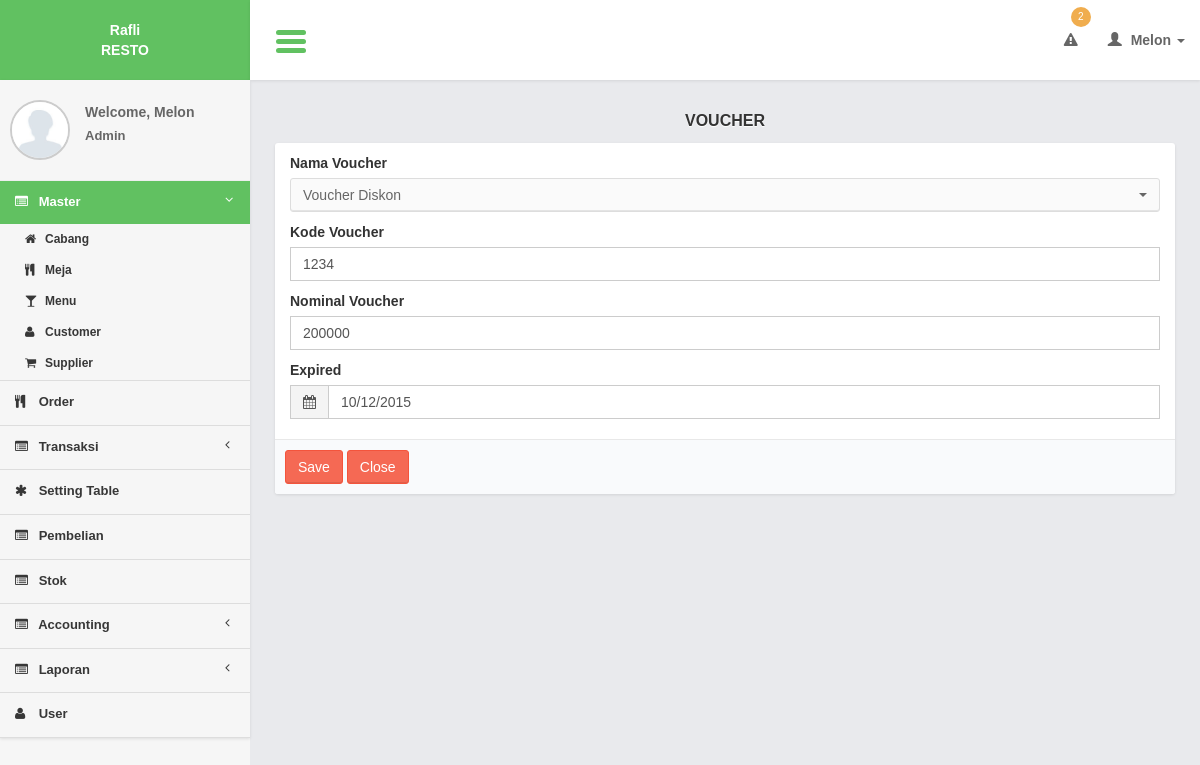
The page /controllers/voucher.php?page=form&id=2 (signed in) on the database its author committed.
### tables this page shows
CREATE TABLE `voucher_types` (
  `voucher_type_id` int(11) NOT NULL,
  `voucher_type_name` varchar(100) NOT NULL
);

CREATE TABLE `vouchers` (
  `voucher_id` int(11) NOT NULL,
  `voucher_code` varchar(100) NOT NULL,
  `voucher_type_id` int(11) NOT NULL,
  `voucher_value` int(11) NOT NULL,
  `voucher_date` date NOT NULL,
  `voucher_active_status` int(11) NOT NULL
);

### models/voucher_model.php (called while the page is built, shortened)
<?php
function read_id($id){
	$query = mysql_query("select *
			from vouchers
			where voucher_id = '$id'");
	$result = mysql_fetch_object($query);
	return $result;
}
?>

### lib/function.php (called while the page is built, shortened)
<?php
function get_header($title = ""){
	include '../views/layout/header.php';
}
function get_footer($query_find = 0){
	include '../views/layout/footer.php';
}
function format_date($date){
	if($date == "0000-00-00"){
		return "-";
	}else{
		$date = explode("-", $date);
		$new_date = $date[2]."/".$date[1]."/".$date[0];
		return $new_date;
	}
}
	?>

### views/voucher/form.php (the view, shortened to what this page needs)
<section class="content">
    <div class="row">
        <div class="col-md-12">
          <div class="title_page"> <?= $title ?></div>
             <form action="<?= $action?>" method="post" enctype="multipart/form-data" role="form">
            <div class="box box-cokelat">
                <div class="box-body">
                        <div class="col-md-12">
                        <div class="form-group">
                            <label>Nama Voucher</label>
                           <?php
       $q_bank = mysql_query("select * from voucher_types order by voucher_type_id");
                           while($r_bank = mysql_fetch_array($q_bank)){
                            ?>
                             <option value="<?= $r_bank['voucher_type_id'] ?>" <?php if($row->voucher_type_id == $r_bank['voucher_type_id']){ ?>selected="selected"<?php } ?>><?= $r_bank['voucher_type_name']?></option>
                             <?php
                             }
                             ?>
                        </div>
                        <div class="form-group">
                            <label>Kode Voucher</label>
                            <input required type="text" name="i_code" class="form-control" placeholder="Masukkan kode voucher..." value="<?= $row->voucher_code ?>"/>
                        </div>
                         <div class="form-group">
                            <label>Nominal Voucher</label>
                            <input required type="text" name="i_value" class="form-control" placeholder="Masukkan nominal voucher..." value="<?= $row->voucher_value ?>"/>
                        </div>
                         <label>Expired</label>
                            <br>
                         <div class="input-group">
                            <div class="input-group-addon">
                                <i class="fa fa-calendar"></i>
                            </div>
                            <input type="text" required class="form-control pull-right" id="date_picker1" name="i_date" value="<?= $row->voucher_date ?>"/>
                        </div>
                        </div>
                </div>
                  <div class="box-footer">
                <input class="btn btn-danger" type="submit" value="Save"/>
                <a href="<?= $close_button?>" class="btn btn-danger" >Close</a>
             </div>
            </div>
       </form>
        </div>
    </div>
</section>

### css/AdminLTE.css (style rules this page uses)
html { font-family: 'Source Sans Pro', sans-serif; -webkit-font-smoothing: antialiased; min-height: 100%; background: #E9EAED; }
body { font-family: 'Source Sans Pro', sans-serif; -webkit-font-smoothing: antialiased; min-height: 100%; }
a { color: #3c8dbc; }
.content { padding: 30px 10px; }
.form-control { -webkit-border-radius: 0px !important; -moz-border-radius: 0px !important; border-radius: 0px !important; box-shadow: none; }
.input-group .input-group-addon { border-radius: 0; background-color: #f4f4f4; }
.box { position: relative; margin-bottom: 20px; -webkit-border-radius: 3px; -moz-border-radius: 3px; border-radius: 3px !important; width: 100%; background:#fff; box-shadow: 0 1px 3px rgba(0, 0, 0, 0.1); }
.box .box-body { padding-top:10px; -webkit-border-top-left-radius: 0; -webkit-border-top-right-radius: 0; -webkit-border-bottom-right-radius: 3px; -webkit-border-bottom-left-radius: 3px; -moz-border-radius-topleft: 0; -moz-border-radius-topright: 0; -moz-border-radius-bottomright: 3px; -moz-border-radius-bottomleft: 3px; border-top-left-radius: 0; border-top-right-radius: 0; border-bottom-right-radius: 3px; border-bottom-left-radius: 3px; border-radius:3px; padding-bottom:20px; }
.box .box-footer { border-top: 1px solid #e8e8e8; -webkit-border-top-left-radius: 0; -webkit-border-top-right-radius: 0; -webkit-border-bottom-right-radius: 3px; -webkit-border-bottom-left-radius: 3px; -moz-border-radius-topleft: 0; -moz-border-radius-topright: 0; -moz-border-radius-bottomright: 3px; -moz-border-radius-bottomleft: 3px; border-top-left-radius: 0; border-top-right-radius: 0; border-bottom-right-radius: 3px; border-bottom-left-radius: 3px; background:#F9FAFC; padding: 10px; }
.btn { font-weight: 500; -webkit-border-radius: 3px; -moz-border-radius: 3px; border-radius: 3px; border: 1px solid transparent; -webkit-box-shadow: inset 0px -2px 0px 0px rgba(0, 0, 0, 0.09); -moz-box-shadow: inset 0px -2px 0px 0px rgba(0, 0, 0, 0.09); box-shadow: inset 0px -1px 0px 0px rgba(0, 0, 0, 0.09); }
.btn.btn-danger { background-color: #f56954; border-color: #f4543c; }
.title_page { font-size:medium; text-align:center; font-weight:bold; margin-bottom:10px; text-shadow: 0 1px 1px #ffffff; text-transform:uppercase; }

### css/tooltip/tooltip-classic.css (style rules this page uses)
html, body { margin:0; height:100%; }

### rows shown on the page
voucher_types: voucher_type_name "Voucher Diskon"
vouchers: i_code "1234", i_value "200000", i_date "10/12/2015"

### other values the page prints
count_stock_limit() "2"
$user_data[0] "Melon"
$user_data[1] "Admin"
$title "VOUCHER"
